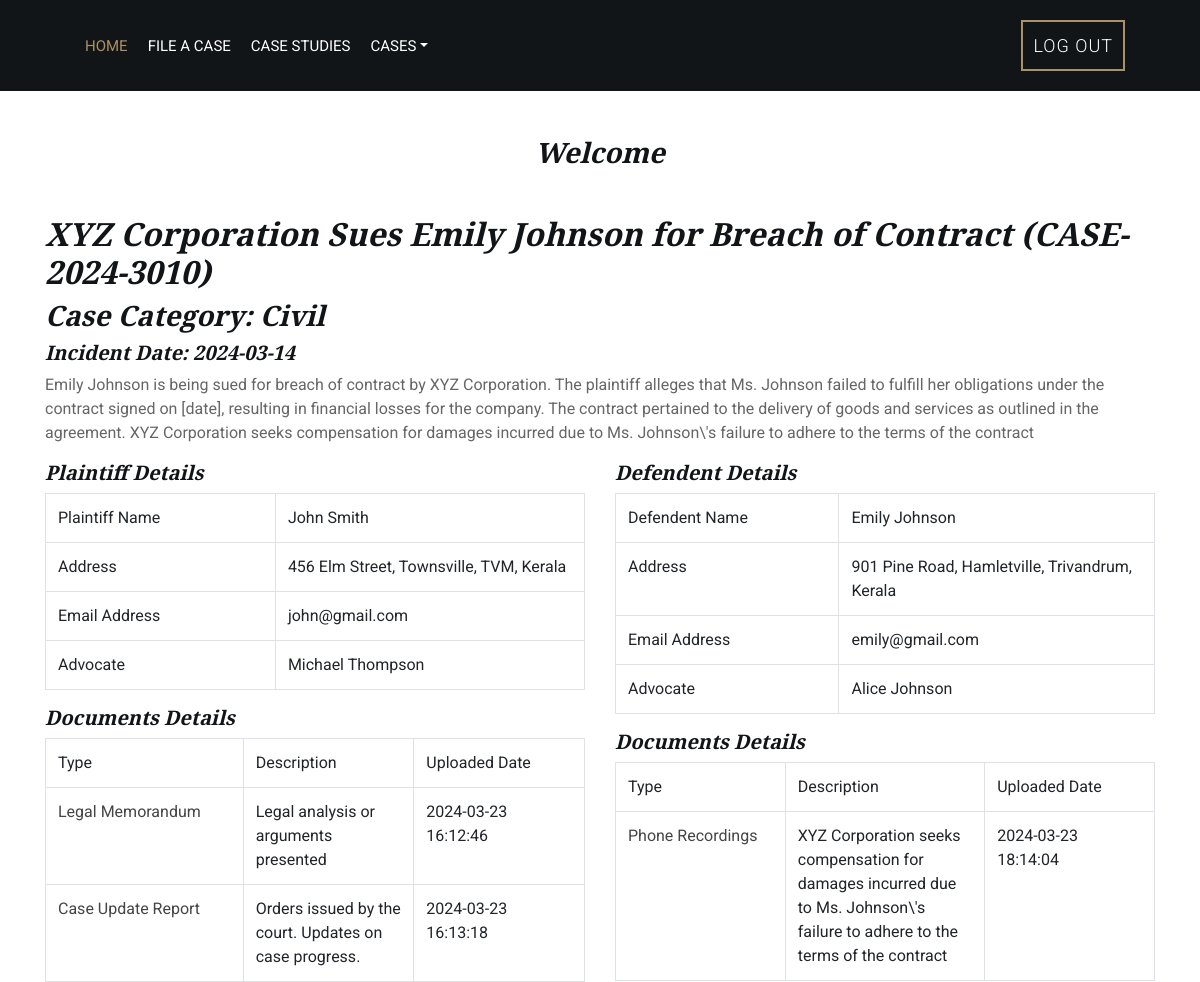
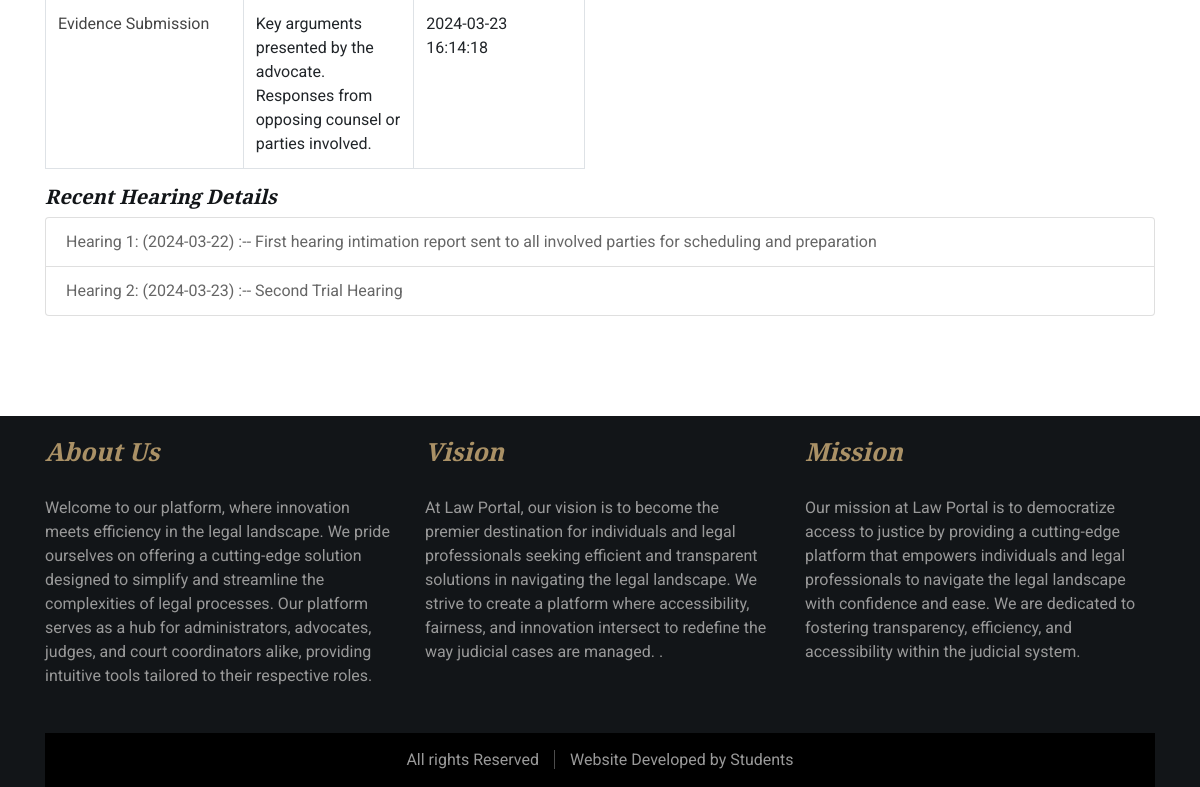
Screenshot of /phpfiles/view_case_details_a.php?case_id=1 (signed in) with the database file from the repository (2 pictures, top to bottom).
### tables this page shows
CREATE TABLE `user_details` (
  `uid` int(11) NOT NULL,
  `user_id` int(10) NOT NULL,
  `name` varchar(100) NOT NULL,
  `email` varchar(100) NOT NULL,
  `phone` varchar(20) NOT NULL,
  `address` varchar(200) NOT NULL,
  `id_proof` varchar(300) NOT NULL
);

CREATE TABLE `case_details` (
  `case_id` int(11) NOT NULL,
  `case_number` varchar(100) DEFAULT NULL,
  `case_title` varchar(200) DEFAULT NULL,
  `description` varchar(500) NOT NULL,
  `category` varchar(100) DEFAULT NULL,
  `filing_date` varchar(50) DEFAULT NULL,
  `defendant_name` varchar(150) NOT NULL,
  `case_status` varchar(50) DEFAULT NULL,
  `incident_date` varchar(50) NOT NULL,
  `user_id` int(11) NOT NULL,
  `created_date` datetime NOT NULL DEFAULT current_timestamp(),
  `defendent_id` int(11) DEFAULT NULL
);

CREATE TABLE `advocate_details` (
  `id` int(11) NOT NULL,
  `userid` int(11) NOT NULL,
  `name` varchar(100) NOT NULL,
  `phone` varchar(30) NOT NULL,
  `email` varchar(100) NOT NULL,
  `address` varchar(200) NOT NULL,
  `licence_number` varchar(50) NOT NULL,
  `bar_association` varchar(100) NOT NULL,
  `experience` varchar(200) NOT NULL,
  `qualification` varchar(200) NOT NULL,
  `photo` varchar(300) NOT NULL,
  `id_proof` varchar(300) NOT NULL
);

CREATE TABLE `case_documents` (
  `document_id` int(11) NOT NULL,
  `case_id` int(11) NOT NULL,
  `document_type` varchar(100) NOT NULL,
  `file_name` varchar(300) NOT NULL,
  `advocate_id` int(11) NOT NULL,
  `case_handling_id` int(11) NOT NULL,
  `description_details` varchar(500) NOT NULL,
  `upload_date` datetime NOT NULL DEFAULT current_timestamp()
);

CREATE TABLE `hearing_schedule` (
  `hearing_id` int(11) NOT NULL,
  `case_id` int(11) NOT NULL,
  `hearing_date` varchar(30) NOT NULL,
  `judge_id` int(11) NOT NULL,
  `description` varchar(500) NOT NULL,
  `hearing_status` int(11) NOT NULL
);

### phpfiles/view_case_details_a.php (the view, shortened to what this page needs)
<?php
include("user_auth.php");
if(!isset($user))
{
	echo "<script>window.location='../index.php'</script>";
}
else
{
include('advocate_header.php');
$case_id=$_REQUEST['case_id'];
$sql="SELECT * FROM user_details u JOIN case_details c ON u.user_id = c.user_id WHERE c.case_id = '$case_id'";
$result=$con->query($sql);
$row=$result->fetch_assoc();
$user_id=$row['user_id'];
$sql1="SELECT * FROM `advocate_details` WHERE userid in (SELECT advocate_id FROM case_handling_advocates WHERE user_id='$user_id' and case_id='$case_id')";
$result1=$con->query($sql1);
$row1=$result1->fetch_assoc();
$advocate_id=$row1['userid'];
$sql2="SELECT * FROM `case_documents` WHERE case_id='$case_id' and advocate_id='$advocate_id'";
$result2=$con->query($sql2);
$defendent_id=$row['defendent_id'];
?>
            <div class="service">
                <div class="container">
                    <div class="section-header">
					<h3>Welcome <?php echo $usern['name']; ?></h3>
                    </div>
					<div class="row">
                        <div class="col-12">
                            <h2><?php echo $row['case_title']; ?> (<?php echo $row['case_number']; ?>)</h2>
                            <h3>Case Category: <?php echo $row['category']; ?></h3>
                            <h5>Incident Date: <?php echo $row['incident_date']; ?></h5>
                            <p>
                                <?php echo $row['description']; ?>
                          </p>
							<div class="row">
								<div class="col-6">
									<h5>Plaintiff Details</h5>
                            <table class="table table-bordered">
							<tr>
								<td width="108">Plaintiff Name</td>
								<td width="108"><?php echo $row['name']; ?></td>
							</tr>
							<tr>
								<td width="108">Address</td>
								<td width="108"><?php echo $row['address']; ?></td>
							</tr>
							<tr>
								<td width="108">Email Address</td>
								<td width="108"><?php echo $row['email']; ?></td>
							</tr>
							<tr>
								<td width="108">Advocate</td>
								<td width="108"><?php echo $row1['name']; ?></td>
							</tr>
						</table>
						<h5>Documents Details</h5>
						<table class="table table-bordered">
							<tr>
								<td width="108">Type</td>
								<td width="108">Description</td>
								<td width="108">Uploaded Date</td>
							</tr>
							<?php
							while($row2=$result2->fetch_assoc())
							{
							?>
							<tr>
								<td width="108"><a href="../uploads/<?php echo $row2['file_name']; ?>" target="_blank"><?php echo $row2['document_type']; ?></a></td>
								<td width="108"><?php echo $row2['description_details']; ?></td>
								<td width="108"><?php echo $row2['upload_date']; ?></td>
							</tr>
							<?php
							}
								?>
						</table>
								</div>
								<div class="col-6">
									<h5>Defendent Details</h5>
									<?php
									if($defendent_id!=NULL)
									{
$sql_d="SELECT * FROM user_details u JOIN case_details c ON u.user_id = c.defendent_id WHERE c.case_id = '$case_id'";
$result_d=$con->query($sql_d);
$row_d=$result_d->fetch_assoc();
$sql1_d="SELECT * FROM `advocate_details` WHERE userid in (SELECT advocate_id FROM case_handling_advocates WHERE user_id='$defendent_id' and case_id='$case_id')";
$result1_d=$con->query($sql1_d);
$row1_d=$result1_d->fetch_assoc();
$advocate_id_d=$row1_d['userid'];
$sql2_d="SELECT * FROM `case_documents` WHERE case_id='$case_id' and advocate_id='$advocate_id_d'";
$result2_d=$con->query($sql2_d);
									?>
                            <table class="table table-bordered">
							<tr>
								<td width="108">Defendent Name</td>
								<td width="108"><?php echo $row_d['name']; ?></td>
							</tr>
							<tr>
								<td width="108">Address</td>
								<td width="108"><?php echo $row_d['address']; ?></td>
							</tr>
							<tr>
								<td width="108">Email Address</td>
								<td width="108"><?php echo $row_d['email']; ?></td>
							</tr>
							<tr>
								<td width="108">Advocate</td>
								<td width="108"><?php echo $row1_d['name']; ?></td>
							</tr>
						</table>
						<h5>Documents Details</h5>
						<table class="table table-bordered">
							<tr>
								<td width="108">Type</td>
								<td width="108">Description</td>
								<td width="108">Uploaded Date</td>
							</tr>
							<?php
							while($row2_d=$result2_d->fetch_assoc())
							{
							?>
							<tr>
								<td width="108"><a href="../uploads/<?php echo $row2_d['file_name']; ?>" target="_blank"><?php echo $row2_d['document_type']; ?></a></td>
								<td width="108"><?php echo $row2_d['description_details']; ?></td>
								<td width="108"><?php echo $row2_d['upload_date']; ?></td>
							</tr>
							<?php
							}
								?>
						</table>
									<?php } else {echo "<p>No Defendent Details</p>";} ?>
								</div>
							</div>
                            <h5>Recent Hearing Details</h5>
                          <ul class="list-group">
							<?php
								$i=1;
								$sql3="SELECT * FROM `hearing_schedule` WHERE case_id='$case_id'";
								$result3=$con->query($sql3);
								while($row3=$result3->fetch_assoc())
								{
							?>
							<li class="list-group-item">Hearing <?php echo $i; ?>: (<?php echo $row3['hearing_date']; ?>) :-- <?php echo $row3['description']; ?></li>
							<?php
									$i++;
								}
							?>
                            </ul>
						<p>&nbsp;</p>
                      </div>
                    </div>
                </div>
            </div>
            <?php include('footer2.php'); } ?>

### template/css/style.css (style rules this page uses)
body { color: #666666; background: #ffffff; font-family: 'Roboto', sans-serif; font-weight: 400; }
h1, h2, h3, h4, h5, h6 { font-family: 'EB Garamond', serif; font-weight: 600; font-style: italic; color: #121518; }
a { color: #454545; transition: .3s; }
.section-header { position: relative; width: 100%; text-align: center; margin-bottom: 45px; }
.service { position: relative; width: 100%; padding: 45px 0 15px 0; }

### rows the page displays
user_details: case_details.case_title "XYZ Corporation Sues Emily Johnson for Breach of Contract", case_details.case_number "CASE-2024-3010", case_details.category "Civil", case_details.incident_date "2024-03-14", case_details.description "Emily Johnson is being sued for breach of contract by XYZ Corporation. The plaintiff alleges that Ms. Johnson failed to fulfill her obligations under the contract signed on [date], resulting in financial losses for the company. The contract pertained to the delivery of goods and services as outlined in the agreement. XYZ Corporation seeks compensation for damages incurred due to Ms. Johnson\\'s failure to adhere to the terms of the contract", name "John Smith", address "456 Elm Street, Townsville, TVM, Kerala", email "john@gmail.com"
advocate_details: name "Michael Thompson"
case_documents: document_type "Legal Memorandum", description_details "Legal analysis or arguments presented", upload_date "2024-03-23 16:12:46"
case_documents: document_type "Case Update Report", description_details "Orders issued by the court. Updates on case progress.", upload_date "2024-03-23 16:13:18"
case_documents: document_type "Evidence Submission", description_details "Key arguments presented by the advocate. Responses from opposing counsel or parties involved.", upload_date "2024-03-23 16:14:18"
user_details: name "Emily Johnson", address "901 Pine Road, Hamletville, Trivandrum, Kerala", email "emily@gmail.com"
advocate_details: name "Alice Johnson"
case_documents: document_type "Phone Recordings", description_details "XYZ Corporation seeks compensation for damages incurred due to Ms. Johnson\\'s failure to adhere to the terms of the contract", upload_date "2024-03-23 18:14:04"
hearing_schedule: hearing_date "2024-03-22", description "First hearing intimation report sent to all involved parties for scheduling and preparation"
hearing_schedule: hearing_date "2024-03-23", description "Second Trial Hearing"
